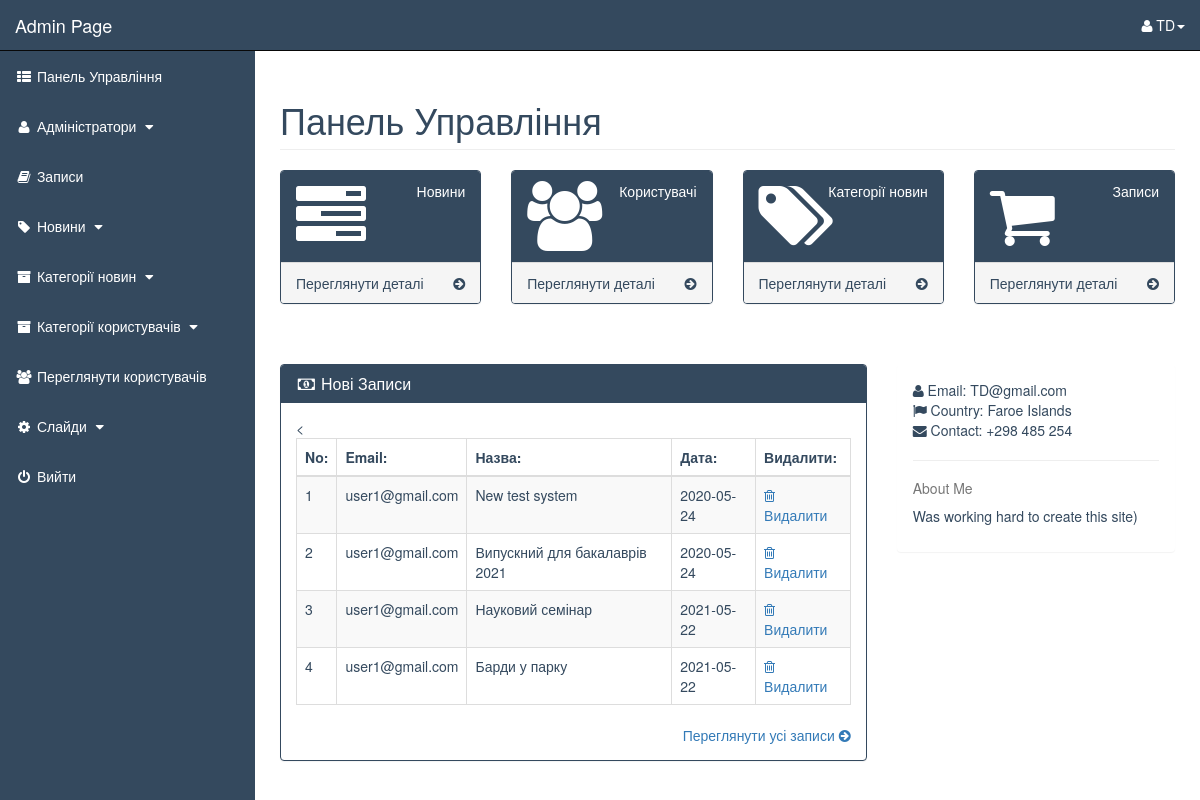
The app's page /admin_area/index.php?dashboard (signed in), older data.
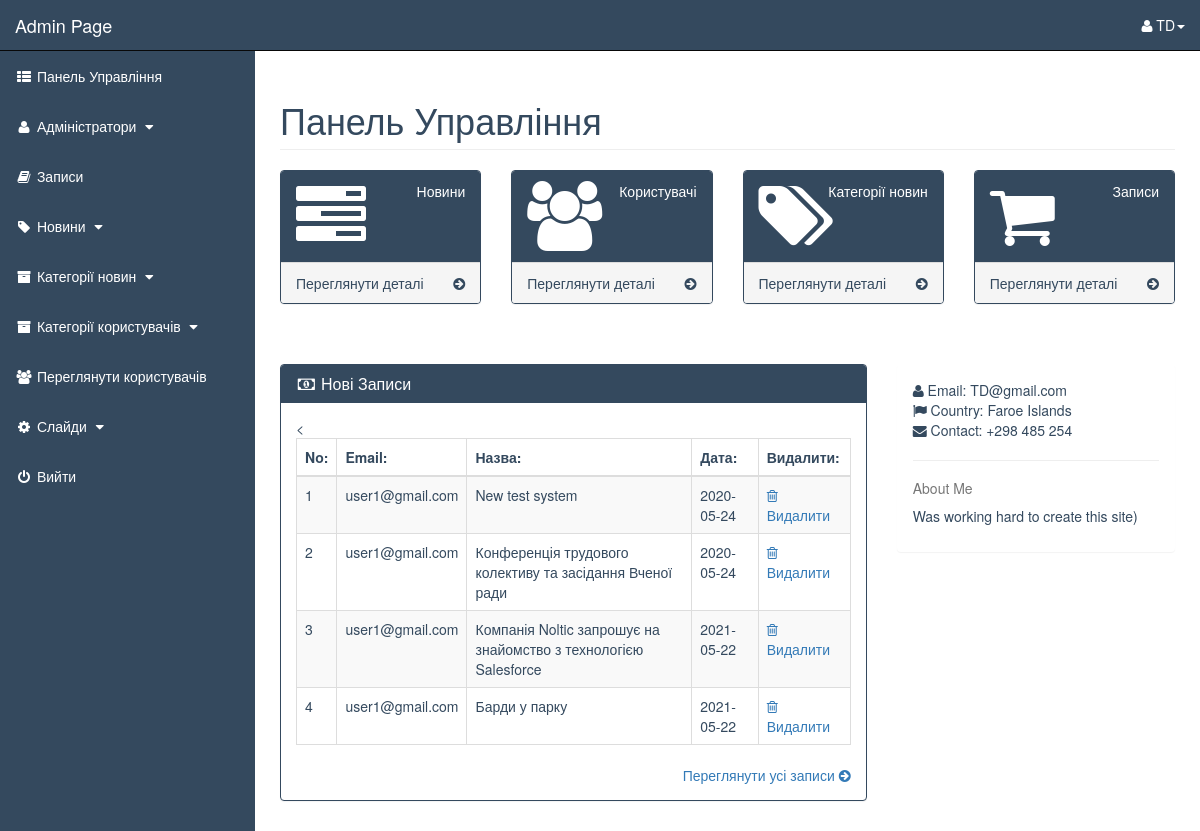
The same page, newer data.
### tables this page shows
CREATE TABLE `customer_events` (
  `event_id` int(10) NOT NULL,
  `customer_id` int(10) NOT NULL,
  `sub_date` date NOT NULL
);

CREATE TABLE `events` (
  `event_id` int(10) NOT NULL,
  `e_cat_id` int(10) NOT NULL,
  `cat_id` int(10) NOT NULL,
  `date` timestamp NOT NULL DEFAULT current_timestamp() ON UPDATE current_timestamp(),
  `event_title` text NOT NULL,
  `event_img1` text NOT NULL,
  `event_keywords` text NOT NULL,
  `event_desc` text NOT NULL
);

CREATE TABLE `customers` (
  `customer_id` int(10) NOT NULL,
  `customer_name` varchar(255) NOT NULL,
  `customer_phone` varchar(255) NOT NULL,
  `customer_email` varchar(255) NOT NULL,
  `customer_address` text NOT NULL,
  `customer_city` text NOT NULL,
  `customer_group` text NOT NULL,
  `customer_pass` varchar(255) NOT NULL,
  `customer_ip` varchar(100) NOT NULL
);

### admin_area/dashboard.php (the view, shortened to what the changed rows need)
<?php
    if(!isset($_SESSION['admin_email'])){
        echo "<script>window.open('login.php','_self')</script>";
    }else{
?>
<div class="row">
    <div class="col-lg-12">
        <h1 class="page-header"> Панель Управління </h1>
    </div>
</div>
<div class="row">
    <div class="col-lg-8">
        <div class="panel panel-color">
            <div class="panel-body">
                <div class="table-responsive">
                    <table class="table table-hover table-striped table-bordered">
                        <thead>
                            <tr>
                                <<th> No: </th>
                                <th> Email: </th>
                                <th> Назва: </th>
                                <th> Дата: </th>
                                <th> Видалити: </th>
                            </tr>
                        </thead>
                        <tbody>
                            <?php
                                $i=0;
                                $get_events = "select * from customer_events";
                                $run_events = mysqli_query($con,$get_events);
                                while($row_events=mysqli_fetch_array($run_events)){
                                    $events_id = $row_events['event_id'];
                                    $c_id = $row_events['customer_id'];
                                    $get_events1 = "select * from events where event_id='$events_id'";
                                    $run_events1 = mysqli_query($con,$get_events1);
                                    $row_events1 = mysqli_fetch_array($run_events1);
                                    $events_title = $row_events1['event_title'];
                                    $get_customer = "select * from customers where customer_id='$c_id'";
                                    $run_customer = mysqli_query($con,$get_customer);
                                    $row_customer = mysqli_fetch_array($run_customer);
                                    $customer_email = $row_customer['customer_email'];
                                    $get_e_sub = "select * from customer_events where event_id='$events_id'";
                                    $run_e_sub = mysqli_query($con,$get_e_sub);
                                    $row_e_sub = mysqli_fetch_array($run_e_sub);
                                    $event_date = $row_e_sub['sub_date'];
                                    $i++;
                            ?>
                            <tr>
                                <td> <?php echo $i; ?> </td>
                                <td> <?php echo $customer_email; ?> </td>
                                <td> <?php echo $events_title; ?> </td>
                                <td> <?php echo $event_date; ?> </td>
                                <td>
                                     <a href="index.php?delete_order=<?php echo $events_id; ?>">
                                        <i class="fa fa-trash-o"></i> Видалити
                                     </a>
                                </td>
                            </tr>
                            <?php } ?>
                        </tbody>
                    </table>
                </div>
            </div>
        </div>
    </div>
</div>
<?php } ?><?php

Row changes from the older to the newer data that the page shows:
changed through a linked row, customer_events: event.event_title "Випускний для бакалаврів 2021" → "Конференція трудового колективу та засідання Вченої ради"
changed through a linked row, customer_events: event.event_title "Науковий семінар" → "Компанія Noltic запрошує на знайомство з технологією Salesforce"
